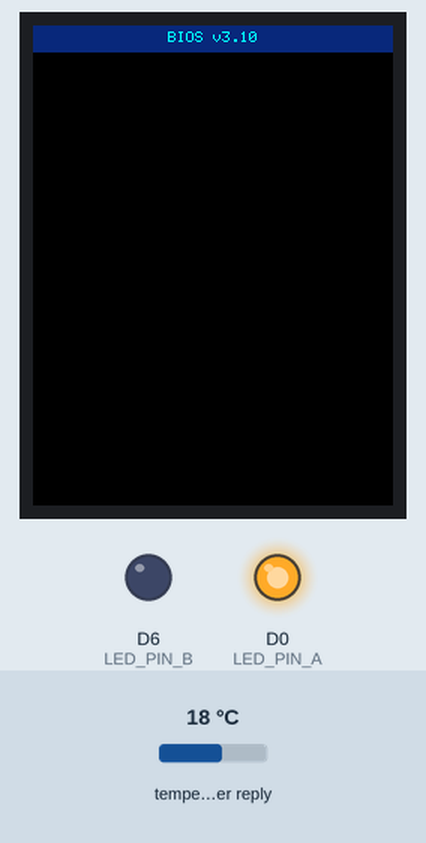
Simulated run of this sketch. Board: ESP8266 (NodeMCU). On the bench: 240×320 colour display, output pins drawn as LEDs (lit = HIGH). Inputs (shaded band) come from the test bench; at power-on: temperature in the weather reply 18 °C. WiFi joins after 1.5 s; servers stay silent unless stated; random numbers use the default seed unless the sketch sets one; web services answer with replies made up by the test bench.

Above: at 0.3 s.
At 2.1 s:
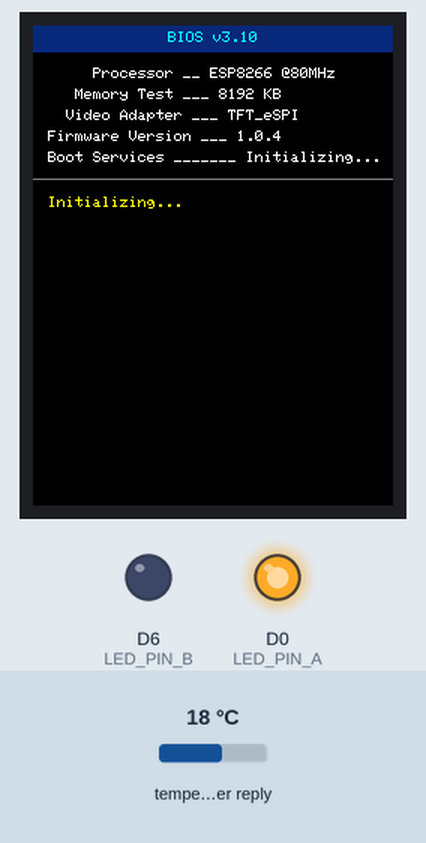
At 6.4 s:
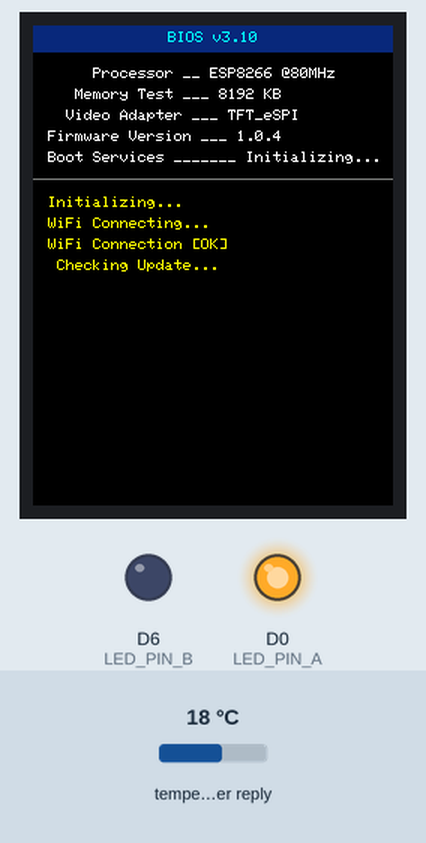
At 8.7 s:
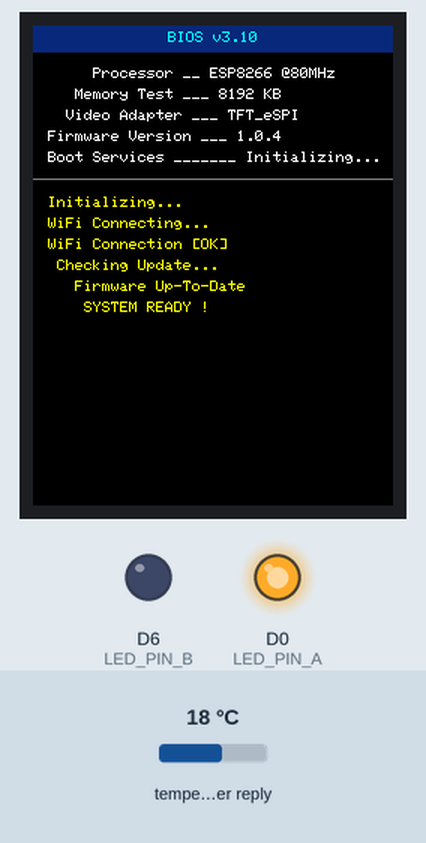
Timing chart, 0 to 40.0 s (numbered marks = the images above):
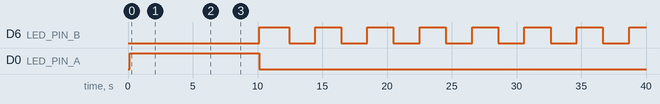

The sketch:

deneysel_ws.ino
```cpp
#include <TFT_eSPI.h>
#include <SPI.h>
#include <ESP8266WiFi.h>
#include <ESP8266HTTPClient.h>
#include <ESP8266httpUpdate.h>
#include <WiFiClientSecure.h>
#include <ArduinoJson.h>

TFT_eSPI tft = TFT_eSPI();

// -----------------------------------------------------------------------------
// WIFI AYARLARI
// -----------------------------------------------------------------------------
const char* ssid2 = "TP-LINK_1AB4";
const char* pass2 = "73182207";

const char* ssid1 = "Turksat_Kablonet_2.4_3C67";   // yedek WiFi
const char* pass1 = "k2UZEA49";

// -----------------------------------------------------------------------------
// OTA
// -----------------------------------------------------------------------------
const char* versionURL = "https://raw.githubusercontent.com/seyituguz/damla/main/main/version.txt";
const char* otaURL     = "https://raw.githubusercontent.com/seyituguz/damla/main/main/firmware.bin";
String currentVersion = "1.0.4";

// -----------------------------------------------------------------------------
// WEATHER API
// -----------------------------------------------------------------------------
String weatherURL = "http://api.open-meteo.com/v1/forecast?latitude=37.87&longitude=32.48&current_weather=true";
float temperature = 0;
String durum = "";
unsigned long lastWeatherUpdate = 0;
const unsigned long WEATHER_INTERVAL = 300000;

// OTA auto-update timer
unsigned long lastUpdateCheck = 0;
const unsigned long UPDATE_INTERVAL = 300000;

// -----------------------------------------------------------------------------
// CLOUD STRUCT
// -----------------------------------------------------------------------------
struct Cloud { int x, y, speed; };
Cloud clouds[] = {
  {0,70,1}, {100,105,2}, {180,140,1}
};

// -----------------------------------------------------------------------------
// STATUS LED (D0 & D6 arasina bagli iki renkli LED)
// D0 HIGH / D6 LOW  -> SARI (NORMAL CALISMA)
// D0 LOW  / D6 HIGH -> KIRMIZI (BIOS / OTA / HATA)
// -----------------------------------------------------------------------------
const int LED_PIN_A = D0; // birinci bacak
const int LED_PIN_B = D6; // ikinci bacak

void setLedNormal() {
  digitalWrite(LED_PIN_B, HIGH);
  digitalWrite(LED_PIN_A, LOW);
}

void setLedUpdate() {
  digitalWrite(LED_PIN_B, LOW);
  digitalWrite(LED_PIN_A, HIGH);
}

// -----------------------------------------------------------------------------
// CLOUD DRAW
// -----------------------------------------------------------------------------
void drawCloud(int x, int y, uint16_t color) {
  tft.fillCircle(x, y, 12, color);
  tft.fillCircle(x+10, y+5, 15, color);
  tft.fillCircle(x-10, y+5, 10, color);
  tft.fillCircle(x+20, y, 10, color);
}

// -----------------------------------------------------------------------------
// SUN
void drawSun() {
  tft.fillCircle(120,100,25,TFT_YELLOW);
  for(int i=0;i<8;i++){
    float a = i * 45 * 0.01745;
    int x2 = 120 + cos(a)*40;
    int y2 = 100 + sin(a)*40;
    tft.drawLine(120,100,x2,y2,TFT_YELLOW);
  }
}

// LIGHTNING
// -----------------------------------------------------------------------------
void drawLightning() {
  drawCloud(120, 90, TFT_WHITE);
  tft.fillTriangle(115,110, 130,150, 120,150, TFT_YELLOW);
  tft.fillTriangle(125,90, 140,130, 130,130, TFT_YELLOW);
}

// -----------------------------------------------------------------------------
// SNOW
// -----------------------------------------------------------------------------
struct Snow { int x, y, speed; };
Snow snowFall[15];

void initSnow() {
  for (int i=0;i<15;i++){
    snowFall[i].x = random(100,140);
    snowFall[i].y = random(80,140);
    snowFall[i].speed = random(1,3);
  }
}

void drawSnow() {
  drawCloud(120,90,TFT_WHITE);
  for (int i=0;i<15;i++){
    tft.fillCircle(snowFall[i].x, snowFall[i].y, 3, TFT_WHITE);
    snowFall[i].y += snowFall[i].speed;
    if(snowFall[i].y > 220){
      snowFall[i].y = random(80,120);
      snowFall[i].x = random(100,140);
    }
  }
}

// -----------------------------------------------------------------------------
// RAIN
// -----------------------------------------------------------------------------
struct Drop { int x,y,speed; };
Drop rainDrops[20];

void initRain(){
  for(int i=0;i<20;i++){
    rainDrops[i].x = random(100,140);
    rainDrops[i].y = random(80,140);
    rainDrops[i].speed = random(3,7);
  }
}

void drawRain(){
  drawCloud(120,90,TFT_WHITE);
  for(int i=0;i<20;i++){
    tft.drawLine(rainDrops[i].x, rainDrops[i].y, rainDrops[i].x, rainDrops[i].y+6, TFT_CYAN);
    rainDrops[i].y += rainDrops[i].speed;
    if(rainDrops[i].y > 220){
      rainDrops[i].y = random(80,120);
      rainDrops[i].x = random(100,140);
    }
  }
}

// -----------------------------------------------------------------------------
// SKY BACKGROUND
// -----------------------------------------------------------------------------
void drawSkyGradient() {
  for(int y=0;y<240;y++){
    uint16_t c = tft.color565(25+(y/10), 150+(y/5), 255-(y/15));
    tft.drawFastHLine(0,y,240,c);
  }
}

// -----------------------------------------------------------------------------
// CLEAR SCREEN
// -----------------------------------------------------------------------------
void screenClear() {
  tft.fillScreen(TFT_BLACK);
  tft.setTextDatum(TL_DATUM);
}

// -----------------------------------------------------------------------------
// BIOS (Yeni, gerçekçi, akışlı BIOS)
// -----------------------------------------------------------------------------
int biosLine = 10;

void biosBoot(String status){
  tft.setTextDatum(TL_DATUM);
  tft.setTextColor(TFT_WHITE);
  tft.setTextFont(1);

  if(biosLine==10){
    screenClear();

    // Üstte mavi BIOS header barı
    tft.fillRect(0,0,240,18, tft.color565(10,40,120));
    tft.setTextColor(TFT_CYAN);
    tft.drawString("              BIOS v3.10", 6, 4);

    biosLine = 28;
    delay(500);
    // Sistem bilgileri - daha gerçekçi format
    tft.setTextColor(TFT_WHITE);
    tft.drawString("     Processor __ ESP8266 @80MHz", 10, biosLine); biosLine+=14;
    delay(200);
    tft.drawString("   Memory Test ___ 8192 KB", 10, biosLine); biosLine+=14;
    delay(200);
    tft.drawString("  Video Adapter ___ TFT_eSPI", 10, biosLine); biosLine+=14;
    delay(200);
    tft.drawString("Firmware Version ___ "+currentVersion, 10, biosLine); biosLine+=14;
    delay(200);
    tft.drawString("Boot Services _______ Initializing...", 10, biosLine); biosLine+=18;
    // Ayırıcı çizgi
    tft.drawFastHLine(0, biosLine, 240, TFT_DARKGREY);
    delay(500);
    biosLine+=12;
  }

  // Akış halinde alt satıra yazılan durum
  tft.setTextColor(TFT_YELLOW);
  tft.drawString(status, 10, biosLine);
  biosLine += 14;
  delay(500);
}

// -----------------------------------------------------------------------------
// WEATHER FETCH
// -----------------------------------------------------------------------------
bool fetchWeather(){
  WiFiClient client;
  HTTPClient http;
  http.useHTTP10(true);
  http.setFollowRedirects(HTTPC_STRICT_FOLLOW_REDIRECTS);

  if(!http.begin(client,weatherURL)) return false;
  int code=http.GET(); if(code!=200) return false;

  DynamicJsonDocument doc(2048);
  if(deserializeJson(doc,http.getString())) return false;

  temperature = doc["current_weather"]["temperature"];
  int w = doc["current_weather"]["weathercode"];

  if (w==0) durum="Gunesli";
  else if (w<=2) durum="Parcali Bulutlu";
  else if (w==3) durum="Bulutlu";
  else if (w>=61 && w<=65) durum="Yagmurlu";
  else if (w>=71 && w<=75) durum="Karli";
  else if (w>=95) durum="Firtinali";
  else durum="Degisken";

  return true;
}

// -----------------------------------------------------------------------------
// OTA UPDATE
// -----------------------------------------------------------------------------
void checkForUpdate(){
  ESPhttpUpdate.setFollowRedirects(HTTPC_STRICT_FOLLOW_REDIRECTS);
  WiFiClientSecure client; client.setInsecure();
  HTTPClient http;

  // GitHub OTA fix — chunked encoding and TLS issues
  http.useHTTP10(true);
  http.setFollowRedirects(HTTPC_STRICT_FOLLOW_REDIRECTS);

  if(!http.begin(client, versionURL)) return;
  int code = http.GET();
  if(code != 200){ http.end(); return; }

  String newVer = http.getString();
  newVer.trim();
  http.end();

  if(newVer.length() < 3) return;
  if(newVer == currentVersion) return;

  screenClear(); tft.setTextDatum(MC_DATUM);
  tft.setTextColor(TFT_YELLOW);
  tft.drawString("Yeni surum bulundu!",120,100,2);

  ESPhttpUpdate.onProgress([](int cur,int tot){
    int pct = (cur * 100) / tot;
    tft.fillRect(40,130,160,20,TFT_BLACK);
    tft.setTextColor(TFT_CYAN);
    tft.drawString("Guncelleme %" + String(pct),120,140,2);
  });

  ESPhttpUpdate.rebootOnUpdate(false);
  t_httpUpdate_return ret = ESPhttpUpdate.update(client, otaURL, currentVersion);

  if(ret == HTTP_UPDATE_OK) ESP.restart();
}


// -----------------------------
// SETUP
// -----------------------------
void setup(){
  Serial.begin(115200);
  tft.init(); tft.setRotation(0);

  // LED pinleri
  pinMode(LED_PIN_A, OUTPUT);
  pinMode(LED_PIN_B, OUTPUT);

  // Ilk acilis: BIOS / OTA modunda kirmizi
  setLedUpdate();

  biosBoot("Initializing..."); delay(600);

  biosBoot("WiFi Connecting...");
  WiFi.begin(ssid1, pass1);

  // 8 saniye içinde baglanamazsa ikinci ağa geç
  unsigned long wifiTry = millis();
  while(WiFi.status() != WL_CONNECTED && millis() - wifiTry < 8000) delay(200);

  if(WiFi.status() != WL_CONNECTED) {
    biosBoot("Trying Backup WiFi...");
    WiFi.begin(ssid2, pass2);
  }
  unsigned long t=millis();
  while(WiFi.status()!=WL_CONNECTED && millis()-t<8000) delay(200);

  biosBoot(WiFi.status()==WL_CONNECTED ? "WiFi Connection [OK]" : "WiFi Connection [FAILED]"); delay(600);

  if(WiFi.status()==WL_CONNECTED){
    biosBoot(" Checking Update..."); delay(500);
    checkForUpdate();
  }

  biosBoot("   Firmware Up-To-Date"); delay(600);
  biosBoot("    SYSTEM READY !"); delay(1000);

  // Artik sistem normal modda, LED sari
  setLedNormal();

  fetchWeather();

  drawSkyGradient();
  tft.setTextDatum(MC_DATUM);
  tft.setTextColor(TFT_WHITE);
  tft.drawString(durum,120,40,4);
  if(durum=="Gunesli") drawSun();
  tft.setTextColor(TFT_YELLOW);
  tft.drawString(String(temperature,1),120,190,6);
  tft.setTextColor(TFT_YELLOW);
  tft.drawString(String ("Derece"),120,220,4);
  initRain();
  initSnow();
}

// -----------------------------------------------------------------------------
// WIFI SIGNAL LEVEL (RSSI)
// -----------------------------------------------------------------------------
int wifiLevel = 0;
unsigned long lastWifiCheck = 0;
const unsigned long WIFI_CHECK_INTERVAL = 3000;

void drawWifiIndicator(int level) {
  // level = 0–3
  int x = 90, y = 0;
  for(int i=0;i<4;i++){
    uint16_t col = (i <= level ? TFT_GREEN : TFT_DARKGREY);
    tft.fillRect(x + i*10, y + (15 - i*4), 8, i*4, col);
  }
}

// -----------------------------------------------------------------------------
// NORMAL MODE LED BLINK (YEŞİL)
// -----------------------------------------------------------------------------
bool ledState = false;
unsigned long lastLedBlink = 0;
const unsigned long LED_BLINK_INTERVAL = 2000; // 1 saniye

// -----------------------------
// LOOP
// -----------------------------
void loop(){
  // --- Hava durumu güncellemesi ---
  if(millis() - lastWeatherUpdate > WEATHER_INTERVAL){
    lastWeatherUpdate = millis();
    if(fetchWeather()){
      drawSkyGradient();
      tft.setTextDatum(MC_DATUM);
      tft.setTextColor(TFT_WHITE);
      tft.drawString(durum,120,40,4);
      tft.setTextColor(TFT_YELLOW);
      tft.drawString(String(temperature,1),120,190,6);
      tft.setTextColor(TFT_YELLOW);
      tft.drawString(String ("Derece"),120,220,4);
      drawWifiIndicator(wifiLevel);
    }
  }

  // --- OTA her 5 dakikada bir kontrol ---
  if(millis() - lastUpdateCheck > UPDATE_INTERVAL){
    lastUpdateCheck = millis();
    setLedUpdate();
    checkForUpdate();
    setLedNormal();
  }

  // --- WiFi sinyal seviyesi ölç ---
  if(millis() - lastWifiCheck > WIFI_CHECK_INTERVAL){
    lastWifiCheck = millis();
    long rssi = WiFi.RSSI();
    if(rssi > -60) wifiLevel = 3;
    else if(rssi > -70) wifiLevel = 2;
    else if(rssi > -80) wifiLevel = 1;
    else wifiLevel = 0;
    drawWifiIndicator(wifiLevel);
  }

  // --- LED yeşil yanıp sönme (normal mod) ---
  if(millis() - lastLedBlink > LED_BLINK_INTERVAL){
    lastLedBlink = millis();
    ledState = !ledState;
    if(ledState) setLedNormal(); else { digitalWrite(LED_PIN_A, LOW); digitalWrite(LED_PIN_B, LOW); }
  }

  // --- Hava durumu animasyonları ---
  if(durum.indexOf("Bulut")>=0){
    for(auto &c : clouds){
      tft.fillRect(c.x-25, c.y-15, 70,40, tft.color565(100,180,255));
      c.x+=c.speed;
      if(c.x>260) c.x=-30;
      drawCloud(c.x,c.y,TFT_WHITE);
    }
  }

  if(durum=="Gunesli") drawSun();
  if(durum=="Yagmurlu") drawRain();
  if(durum=="Karli") drawSnow();
  if(durum=="Firtinali") drawLightning();

  delay(40);
}
```

Measured:
- by itself, D6 (LED_PIN_B): alternates HIGH for 2.0 s and LOW for 2.0 s
- what the display in image 1 shows lasts 1.1 s, from 2.0 s to 3.1 s
- what the display in image 2 shows lasts 1.2 s, from 6.3 s to 7.5 s
